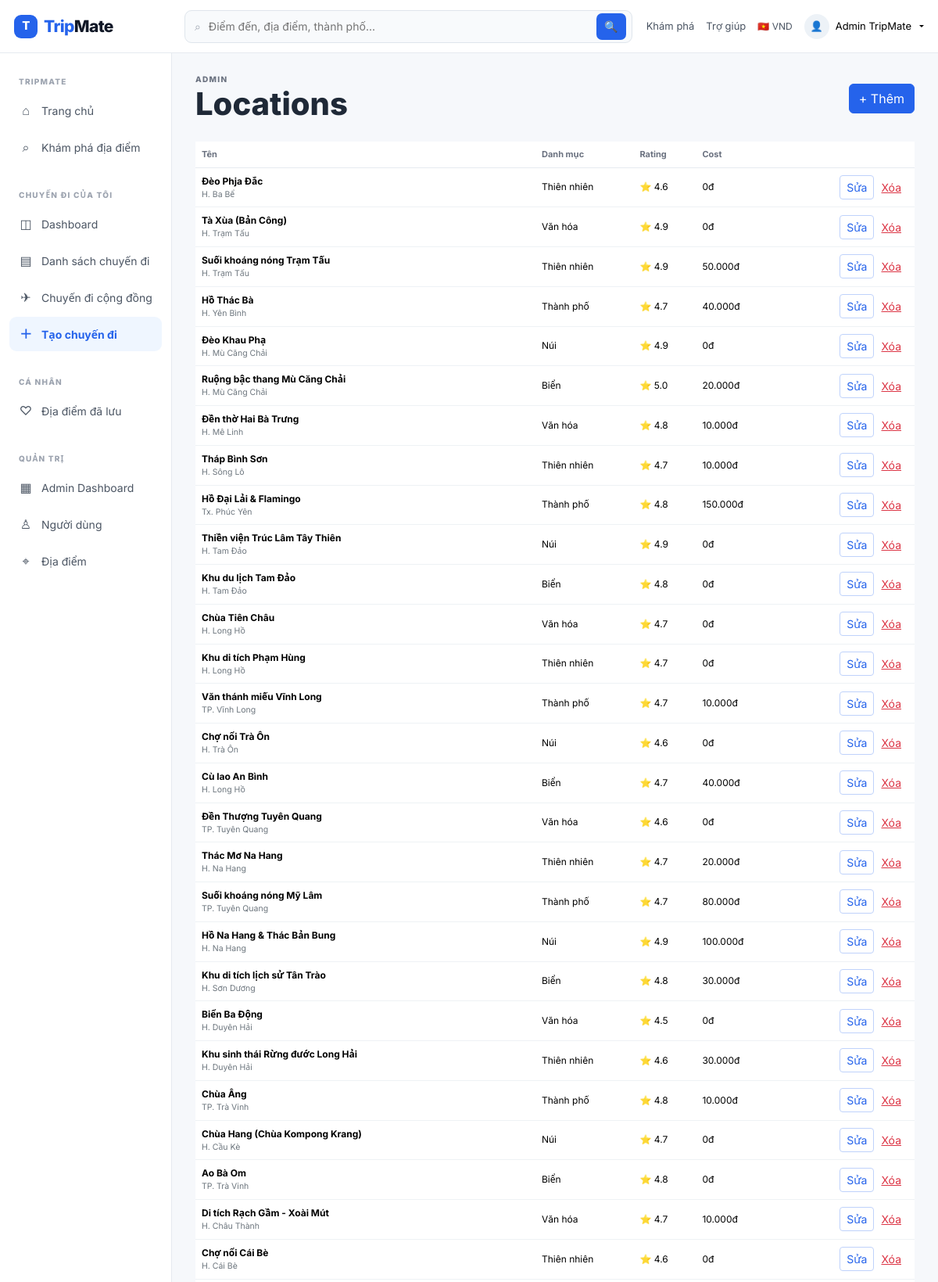
The page /admin/locations.php (signed in, upper part) on the database its author committed.
### tables this page shows
CREATE TABLE `locations` (
  `id` int(10) UNSIGNED NOT NULL,
  `category_id` int(10) UNSIGNED NOT NULL,
  `destination_id` int(10) UNSIGNED DEFAULT NULL,
  `name` varchar(150) NOT NULL,
  `address` varchar(255) NOT NULL,
  `description` text DEFAULT NULL,
  `average_cost` decimal(12,2) NOT NULL DEFAULT 0.00,
  `rating` decimal(2,1) NOT NULL DEFAULT 0.0,
  `image_url` varchar(500) DEFAULT NULL,
  `destination` varchar(150) NOT NULL,
  `created_at` timestamp NOT NULL DEFAULT current_timestamp(),
  `price` decimal(10,2) DEFAULT 0.00
);

CREATE TABLE `categories` (
  `id` int(10) UNSIGNED NOT NULL,
  `name` varchar(80) NOT NULL
);

### includes/helpers.php (called while the page is built, shortened)
<?php
function e($v): string { return htmlspecialchars((string)$v, ENT_QUOTES, 'UTF-8'); }

### admin/locations.php (the view, shortened to what this page needs)
<?php
session_start();require __DIR__.'/../config/database.php';require __DIR__.'/../includes/helpers.php';require_admin();
$rows=$pdo->query('SELECT l.*,c.name category_name FROM locations l JOIN categories c ON c.id=l.category_id ORDER BY l.id DESC')->fetchAll();
$pageTitle='Admin · Locations';include __DIR__.'/../includes/header.php';show_flash();
?><div class="page-shell"><div class="d-flex justify-content-between align-items-center"><div><div class="eyebrow">ADMIN</div><h1 class="fw-800 mb-0">Locations</h1></div><button class="btn btn-primary" data-bs-toggle="modal" data-bs-target="#locModal" onclick="resetLocationForm()">+ Thêm</button></div><div class="table-responsive mt-4"><table class="table align-middle"><thead><tr><th>Tên</th><th>Danh mục</th><th>Rating</th><th>Cost</th><th></th></tr></thead><tbody>
<?php foreach($rows as $r): ?><tr><td><strong><?= e($r['name']) ?></strong><div class="small text-secondary"><?= e($r['address']) ?></div></td><td><?= e($r['category_name']) ?></td><td>⭐ <?= e($r['rating']) ?></td><td><?= number_format($r['average_cost'],0,',','.') ?>đ</td><td class="text-end"><button class="btn btn-sm btn-outline-primary" data-bs-toggle="modal" data-bs-target="#locModal" onclick='editLocation(<?= json_encode($r,JSON_HEX_TAG|JSON_HEX_APOS|JSON_HEX_AMP|JSON_HEX_QUOT) ?>)'>Sửa</button><form method="post" class="d-inline" onsubmit="return confirm('Xóa địa điểm này?')"><input type="hidden" name="csrf" value="<?= e(csrf_token()) ?>"><input type="hidden" name="action" value="delete"><input type="hidden" name="id" value="<?= $r['id'] ?>"><button class="btn btn-sm btn-link text-danger">Xóa</button></form></td></tr><?php endforeach; ?></tbody></table></div></div>
<?php include __DIR__.'/../includes/footer.php'; ?>

### assets/css/style.css (style rules this page uses)
:root { --blue:#2563eb;--blue-2:#1d4ed8;--blue-soft:#eff6ff;--ink:#1f2937;--muted:#6b7280; --line:#e6eaf0;--bg:#f6f8fb;--white:#fff;--success:#0f9d74;--warning:#f59e0b; --shadow:0 10px 30px rgba(31,41,55,.08); }
* { box-sizing:border-box }
html { scroll-behavior:smooth }
body { margin:0;color:var(--ink);background:var(--bg);font-family:Inter,system-ui,-apple-system,sans-serif;font-size:14px }
.fw-800 { font-weight:800 }
.eyebrow { font-size:10px;letter-spacing:.13em;color:#6b7280;font-weight:800 }
.page-shell { padding:26px 30px 40px }
.btn-primary { background:var(--blue);border-color:var(--blue) }
.btn-outline-primary { border-color:#bfd2fb;color:var(--blue) }
.table>thead th { font-size:11px;color:#6b7280;font-weight:700;border-bottom-color:var(--line) }
.table>tbody td { font-size:12px;border-bottom-color:#eef2f5 }

### rows shown on the page
locations: name "Đèo Phja Đắc", address "H. Ba Bể", category.name "Thiên nhiên", rating "4.6", average_cost "0"
locations: name "Tà Xùa (Bản Công)", address "H. Trạm Tấu", category.name "Văn hóa", rating "4.9", average_cost "0"
locations: name "Suối khoáng nóng Trạm Tấu", address "H. Trạm Tấu", category.name "Thiên nhiên", rating "4.9", average_cost "50.000"
locations: name "Hồ Thác Bà", address "H. Yên Bình", category.name "Thành phố", rating "4.7", average_cost "40.000"
locations: name "Đèo Khau Phạ", address "H. Mù Căng Chải", category.name "Núi", rating "4.9", average_cost "0"
locations: name "Ruộng bậc thang Mù Căng Chải", address "H. Mù Căng Chải", category.name "Biển", rating "5.0", average_cost "20.000"
locations: name "Đền thờ Hai Bà Trưng", address "H. Mê Linh", category.name "Văn hóa", rating "4.8", average_cost "10.000"
locations: name "Tháp Bình Sơn", address "H. Sông Lô", category.name "Thiên nhiên", rating "4.7", average_cost "10.000"
locations: name "Hồ Đại Lải & Flamingo", address "Tx. Phúc Yên", category.name "Thành phố", rating "4.8", average_cost "150.000"
locations: name "Thiền viện Trúc Lâm Tây Thiên", address "H. Tam Đảo", category.name "Núi", rating "4.9", average_cost "0"
locations: name "Khu du lịch Tam Đảo", address "H. Tam Đảo", category.name "Biển", rating "4.8", average_cost "0"
locations: name "Chùa Tiên Châu", address "H. Long Hồ", category.name "Văn hóa", rating "4.7", average_cost "0"
locations: name "Khu di tích Phạm Hùng", address "H. Long Hồ", category.name "Thiên nhiên", rating "4.7", average_cost "0"
locations: name "Văn thánh miếu Vĩnh Long", address "TP. Vĩnh Long", category.name "Thành phố", rating "4.7", average_cost "10.000"
locations: name "Chợ nổi Trà Ôn", address "H. Trà Ôn", category.name "Núi", rating "4.6", average_cost "0"
locations: name "Cù lao An Bình", address "H. Long Hồ", category.name "Biển", rating "4.7", average_cost "40.000"
locations: name "Đền Thượng Tuyên Quang", address "TP. Tuyên Quang", category.name "Văn hóa", rating "4.6", average_cost "0"
locations: name "Thác Mơ Na Hang", address "H. Na Hang", category.name "Thiên nhiên", rating "4.7", average_cost "20.000"
locations: name "Suối khoáng nóng Mỹ Lâm", address "TP. Tuyên Quang", category.name "Thành phố", rating "4.7", average_cost "80.000"
locations: name "Hồ Na Hang & Thác Bản Bung", address "H. Na Hang", category.name "Núi", rating "4.9", average_cost "100.000"
locations: name "Khu di tích lịch sử Tân Trào", address "H. Sơn Dương", category.name "Biển", rating "4.8", average_cost "30.000"
locations: name "Biển Ba Động", address "H. Duyên Hải", category.name "Văn hóa", rating "4.5", average_cost "0"
locations: name "Khu sinh thái Rừng đước Long Hải", address "H. Duyên Hải", category.name "Thiên nhiên", rating "4.6", average_cost "30.000"
locations: name "Chùa Âng", address "TP. Trà Vinh", category.name "Thành phố", rating "4.8", average_cost "10.000"
locations: name "Chùa Hang (Chùa Kompong Krang)", address "H. Cầu Kè", category.name "Núi", rating "4.7", average_cost "0"
locations: name "Ao Bà Om", address "TP. Trà Vinh", category.name "Biển", rating "4.8", average_cost "0"
locations: name "Di tích Rạch Gầm - Xoài Mút", address "H. Châu Thành", category.name "Văn hóa", rating "4.7", average_cost "10.000"
locations: name "Chợ nổi Cái Bè", address "H. Cái Bè", category.name "Thiên nhiên", rating "4.6", average_cost "0"

### other values the page prints
$currentUser['name'] "Admin TripMate"
